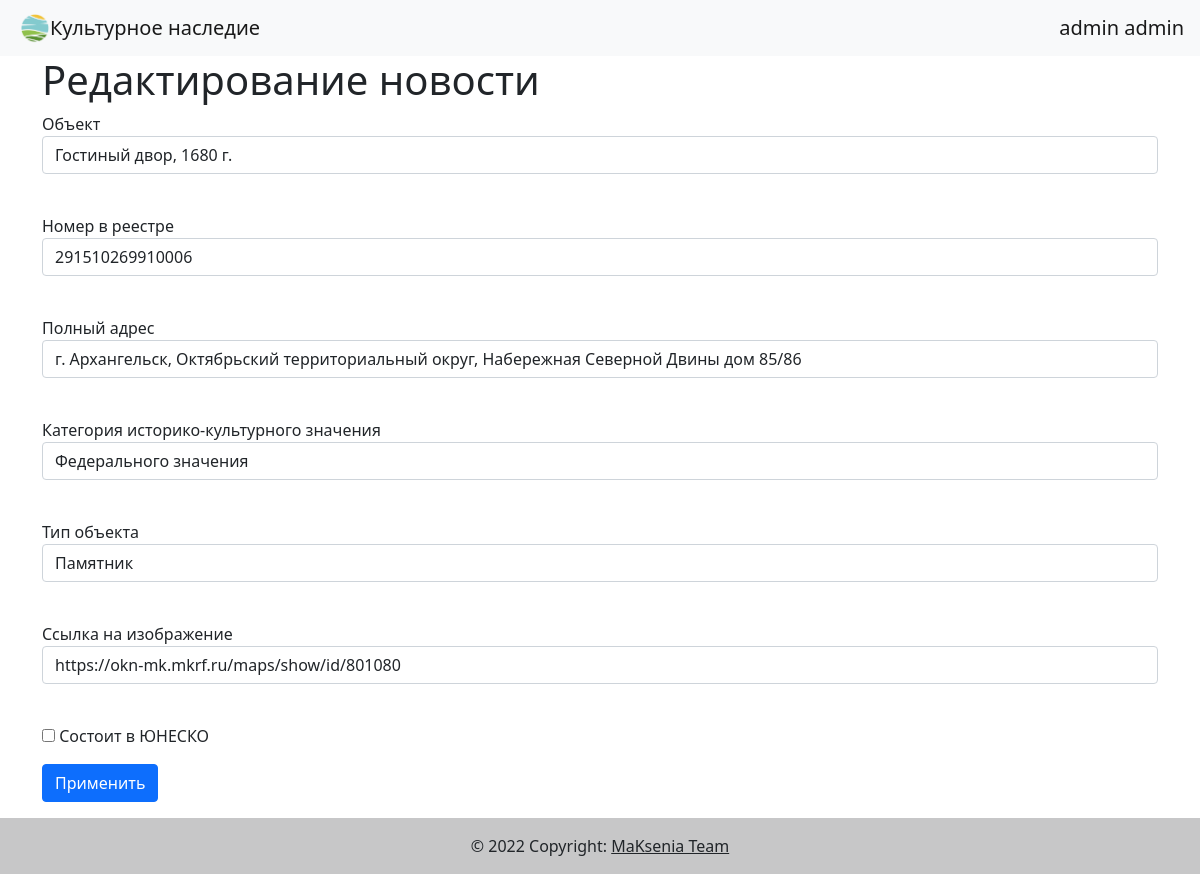
The page /editobject/4 (signed in) on the database its author committed.
### data/users.py (models this page shows, shortened)
class User(SqlAlchemyBase, UserMixin):
    __tablename__ = 'users'
    id = sqlalchemy.Column(sqlalchemy.Integer,
                           primary_key=True, autoincrement=True)
    first_name = sqlalchemy.Column(sqlalchemy.String, nullable=True)
    surname = sqlalchemy.Column(sqlalchemy.String, nullable=True)
    email = sqlalchemy.Column(sqlalchemy.String,
                              index=True, unique=True, nullable=True)
    hashed_password = sqlalchemy.Column(sqlalchemy.String, nullable=True)
    is_admin = sqlalchemy.Column(sqlalchemy.Boolean, default=False)
    objects = orm.relation("Object", back_populates='creator')
    comments = orm.relation("Comment", back_populates='user')

### data/objects.py (models this page shows)
class Object(SqlAlchemyBase):
    __tablename__ = 'objects'
    id = sqlalchemy.Column(sqlalchemy.Integer,
                           primary_key=True, autoincrement=True)
    object = sqlalchemy.Column(sqlalchemy.String, nullable=True)
    registry_number = sqlalchemy.Column(sqlalchemy.Integer, nullable=True)
    address = sqlalchemy.Column(sqlalchemy.String, nullable=True)
    longitude = sqlalchemy.Column(sqlalchemy.String, nullable=True)
    latitude = sqlalchemy.Column(sqlalchemy.String, nullable=True)
    region = sqlalchemy.Column(sqlalchemy.String, nullable=True)
    category_of_significance = sqlalchemy.Column(sqlalchemy.String, nullable=True)
    type_of_object = sqlalchemy.Column(sqlalchemy.String, nullable=True)
    is_unesco = sqlalchemy.Column(sqlalchemy.Boolean, default=False)
    picture_src = sqlalchemy.Column(sqlalchemy.String, nullable=True)
    created_date = sqlalchemy.Column(sqlalchemy.DateTime,
                                     default=datetime.datetime.now)
    creator_id = sqlalchemy.Column(sqlalchemy.Integer,
                                   sqlalchemy.ForeignKey("users.id"))
    creator = orm.relation('User')
    comments = orm.relation("Comment", back_populates='object', cascade='all, delete')

### __init__.py (the view, shortened to what this page needs)
@app.route('/editobject/<int:id>', methods=['GET', 'POST'])
@login_required
def edit_object(id):
    form = ObjectAddEditForm()
    if request.method == "GET":
        db_sess = db_session.create_session()
        object = db_sess.query(Object).filter(Object.id == id).first()
        if object:
            form.object.data = object.object
            form.registry_number.data = object.registry_number
            form.address.data = object.address
            form.category_of_significance.data = object.category_of_significance
            form.type_of_object.data = object.type_of_object
            form.is_unesco.data = object.is_unesco
            form.picture_src.data = object.picture_src
        else:
            abort(404)
    return render_template('object_add_edit.html',
                           title='Редактирование новости',
                           form=form
                           )

### forms/object_add_edit.py
class ObjectAddEditForm(FlaskForm):
    object = StringField('Объект', validators=[DataRequired()])
    registry_number = StringField('Номер в реестре')
    address = StringField('Полный адрес', validators=[DataRequired()])
    category_of_significance = StringField('Категория историко-культурного значения', validators=[DataRequired()])
    type_of_object = StringField('Тип объекта')
    picture_src = StringField('Ссылка на изображение')
    is_unesco = BooleanField('Состоит в ЮНЕСКО')
    submit = SubmitField('Применить')

### __init__.py (called while the page is built)
@login_manager.user_loader
def load_user(user_id):
    db_sess = db_session.create_session()
    return db_sess.query(User).get(user_id)

### data/db_session.py (called while the page is built)
def create_session() -> Session:
    global __factory
    return __factory()

### templates/object_add_edit.html (shortened to what this page needs)
{% extends "base.html" %}
{% block content %}
<h1>{{title}}</h1>
<form action="" method="post">
    <p>
        {{ form.object.label }}<br>
        {{ form.object(class="form-control") }}<br>
    </p>
    <p>
        {{ form.registry_number.label }}<br>
        {{ form.registry_number(class="form-control") }}<br>
    </p>
    <p>
        {{ form.address.label }}<br>
        {{ form.address(class="form-control") }}<br>
    </p>
    <p>
        {{ form.category_of_significance.label }}<br>
        {{ form.category_of_significance(class="form-control") }}<br>
    </p>
    <p>
        {{ form.type_of_object.label }}<br>
        {{ form.type_of_object(class="form-control") }}<br>
    </p>
    <p>
        {{ form.picture_src.label }}<br>
        {{ form.picture_src(class="form-control") }}<br>
    </p>
    <p>{{ form.is_unesco() }} {{ form.is_unesco.label }}</p>
    <p>{{ form.submit(type="submit", class="btn btn-primary") }}</p>
</form>
{% endblock %}

### templates/base.html (shortened to what this page needs)
<!doctype html>
<html lang="en">
<head>
    <link rel="stylesheet" href="https://cdn.jsdelivr.net/npm/bootstrap@5.1.3/dist/css/bootstrap.min.css">
</head>
<body>
<header>
    <nav class="navbar navbar-light bg-light">
        <a class="navbar-brand" href="https://maksenia-culture.herokuapp.com/" style="margin-right: 20px; margin-left: 20px;"><img src="{{ url_for('static', filename='logo.png') }}" width="30" height="30" class="d-inline-block align-top" alt="">Культурное наследие</a>
        {% if current_user.is_authenticated %}
        <a class="navbar-brand" href="/logout">{{ current_user.first_name }} {{ current_user.surname }}</a>
        {% else %}
        <p>
            <a class="btn btn-primary " href="/register" >Зарегистрироваться</a>
            <a class="btn btn-success" href="/login" style="margin-right: 20px;">Войти</a>
        </p>
        {% endif %}
    </nav>
</header>
<main role="main" class="container">
    {% block content %}{% endblock %}
</main>
</body>
<footer class="bg-light text-center text-lg-start">
    <div class="text-center p-3" style="background-color: rgba(0, 0, 0, 0.2);">
    © 2022 Copyright:
    <a class="text-dark">MaKsenia Team</a>
    </div>
</footer>
</html>

### rows shown on the page
User: first_name "admin", surname "admin"
Object: object "Гостиный двор, 1680 г.", registry_number "291510269910006", address "г. Архангельск, Октябрьский территориальный округ, Набережная Северной Двины дом 85/86", category_of_significance "Федерального значения", type_of_object "Памятник", picture_src "https://okn-mk.mkrf.ru/maps/show/id/801080"

### other values the page prints
{{ title }} "Редактирование новости"
